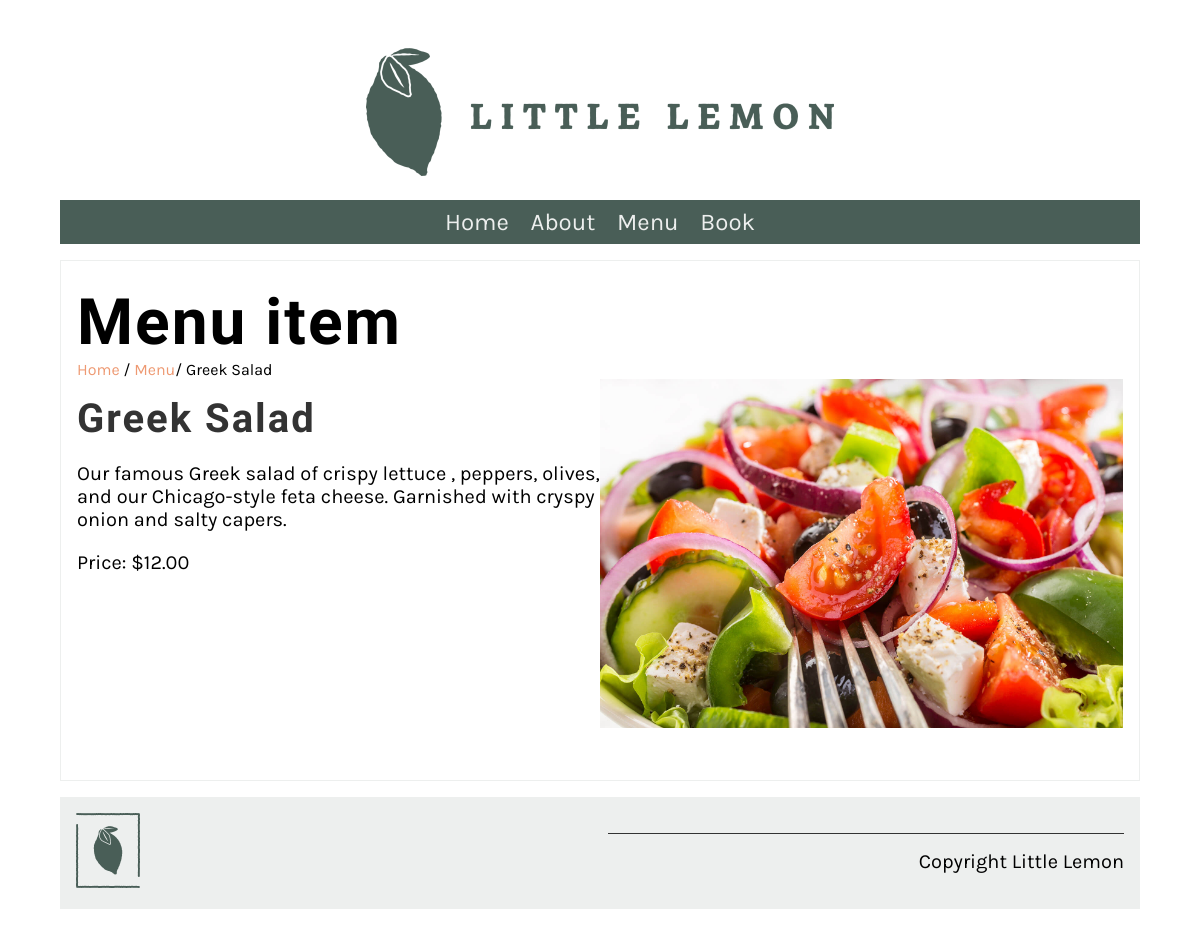
Screenshot of /menu_item/1/ with the database file from the repository.
### restaurant/models.py (models this page shows, shortened)
class Menu(models.Model):
   name = models.CharField(max_length=200)
   price = models.IntegerField()
   description = models.TextField(max_length=1000,default='')

### restaurant/views.py (the view)
# urls.py: path('menu_item/<int:pk>/', views.display_menu_item, name="menu_item"),
def display_menu_item(request,pk = None):
    if pk:
        menu_item = Menu.objects.get(pk=pk)
    else:
        menu_item = ''
    return render(request, 'menu_item.html',{'menu_item':menu_item})

### restaurant/templates/menu_item.html
{% extends 'base.html' %}
{% load static %}
{% block content %}
<section>
    <article>
        <h1>Menu item</h1>
        <span>
            <a href="{% url 'home' %}">Home</a> /
            <a href="{% url 'menu' %}">Menu</a>/
            {{menu_item.name}}
        </span>
        <div class="row">
            <div class="column">
                <h2>
                    {{ menu_item.name }}
                </h2>
                <p>
                    {{ menu_item.description }}
                </p>
                <p>
                    Price: ${{ menu_item.price }}.00
                </p>
            </div>
            <div class="column">
                <img src="/restaurant/static/img/menu_items/{{menu_item.name}}.jpg" alt="{{ menu_item.name}}" />
            </div>
        </div>
    </article>
</section>
{% endblock %}

### restaurant/static/css/style.css (style rules this page uses)
body { font-family: 'Karla', sans-serif; margin-top: 3rem; margin-bottom: 3rem; margin-left: 5%; margin-right: 5%; }
h1, h2, h3, h4, h5, h6 { font-family: 'Markazi Text', serif; letter-spacing: 2px;; }
h1 { font-size: 4rem; margin-top: 1.5rem; margin-bottom: 0; }
h2 { font-size: 2.5rem; color: #333333; margin:1rem 0; }
p, ul { font-size: 1.25rem;; }
a { color: #EE9972; text-decoration: none; }
section { display: flex; gap: 2rem 1rem; margin-top: 1rem; margin-bottom: 1rem; flex-direction: row; }
article { flex:1; }
article img { max-width: 100%; }
main article { border: 1px solid #EDEFEE; padding-left: 1rem; padding-right: 1rem; }
.row { display: flex; flex-direction: row; width: 100%; padding-bottom: 1rem; }
.column { flex-basis: 50%; margin-bottom: 1rem; padding-bottom: 1rem; }

### rows the page displays
Menu: name "Greek Salad", description "Our famous Greek salad of crispy lettuce , peppers, olives, and our Chicago-style feta cheese. Garnished with cryspy onion and salty capers.", price "12", name (picture)
